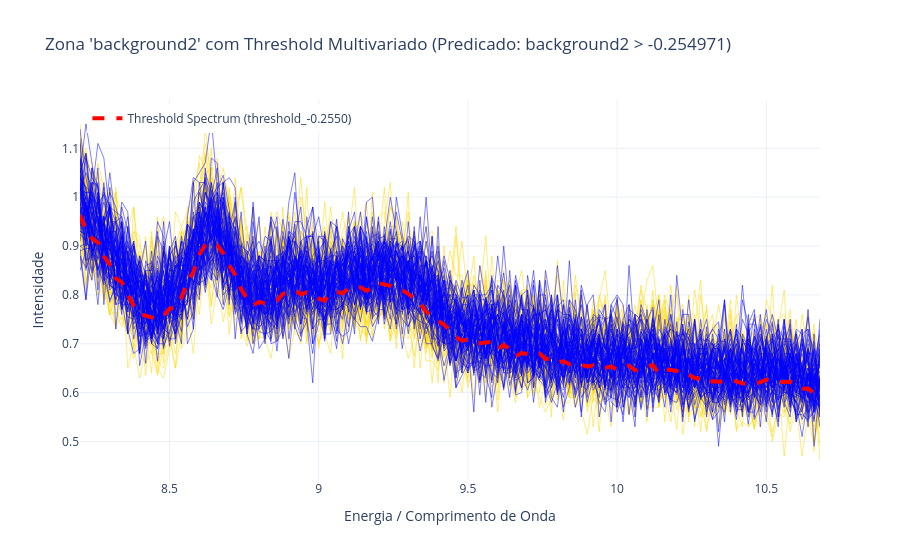

Notebook code cell kept with this figure:
### Markdown cell above
## Reconstrução de Thresholds Multivariados

Agora vamos pegar os thresholds dos predicados mais importantes e reconstruí-los como espectros completos.

### Code cell
import plotly.graph_objects as go

n = 62
zone_name = lrc_summed_df_cov_natural.iloc[n]['Zone']
threshold_score = float(lrc_summed_df_cov_natural.iloc[n]['Threshold_Natural'])  # Corrigido: usa n em vez de 7

# Usar pca_info_dict dos dados ORIGINAIS (zones_original[1])
pca_info_dict_original = zones_original[1]

# Reconstrução: τ = mean + threshold * loadings (no espaço original)
threshold_spectrum = exp.reconstruct_threshold_to_spectrum(
    threshold_value=threshold_score,
    zone_name=zone_name,
    pca_info_dict=pca_info_dict_original
)
print(f"\nEspectro de threshold reconstruído para zona '{zone_name}':")
print(f"  - Dimensão: {len(threshold_spectrum)} variáveis espectrais")
print(f"  - Range de energias: {threshold_spectrum.index[0]} - {threshold_spectrum.index[-1]}")
print(f"  - Variância explicada pela PC1: {pca_info_dict_original[zone_name]['variance_explained']:.2%}")

# Usar dados ORIGINAIS para plotar (spectral_zones_original)
zone_df = spectral_zones_original[zone_name]

# Plotar zona com threshold (inline)
fig = go.Figure()
x_values = pd.to_numeric(zone_df.columns, errors='coerce')

# Plotar espectros das amostras coloridas por classe
colors = {'A': 'gold', 'B': 'blue'}
for idx, row in zone_df.iterrows():
    class_label = ycalclass.iloc[idx] if idx < len(ycalclass) else 'Unknown'
    fig.add_trace(go.Scatter(
        x=x_values,
        y=row.values,
        mode='lines',
        line=dict(color=colors.get(class_label, 'rgba(128,128,128,0.3)'), width=0.5),
        name=f'Class {class_label}',
        showlegend=False,
        hoverinfo='skip'
    ))

# Plotar espectro de threshold (destaque)
fig.add_trace(go.Scatter(
    x=x_values,
    y=threshold_spectrum.values,
    mode='lines',
    line=dict(color='red', width=4, dash='dash'),
    name=f'Threshold Spectrum ({threshold_spectrum.name})'
))

# Layout do gráfico
fig.update_layout(
    title=f"Zona '{zone_name}' com Threshold Multivariado (Predicado: {lrc_summed_df_cov_natural.iloc[n]['Node_Natural']})",
    xaxis_title='Energia / Comprimento de Onda',
    yaxis_title='Intensidade',
    template='plotly_white',
    showlegend=True,
    legend=dict(yanchor="top", y=0.99, xanchor="left", x=0.01)
)

fig.show()
